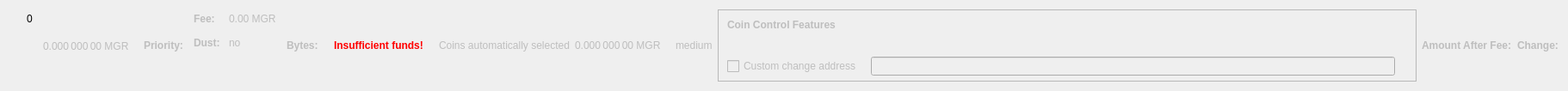
    <widget class="QWidget" name="dummyHideWidget" native="true">
     <property name="maximumSize">
      <size>
       <width>100</width>
       <height>22</height>
      </size>
     </property>
     <layout class="QHBoxLayout" name="dummyHideLayout">
      <item>
       <layout class="QFormLayout" name="formLayoutCoinControl1">
        <property name="horizontalSpacing">
         <number>10</number>
        </property>
        <property name="verticalSpacing">
         <number>14</number>
        </property>
        <property name="leftMargin">
         <number>10</number>
        </property>
        <property name="topMargin">
         <number>4</number>
        </property>
        <property name="rightMargin">
         <number>6</number>
        </property>
        <item row="0" column="1">
         <widget class="QLabel" name="labelCoinControlBytes">
          <property name="cursor">
           <cursorShape>IBeamCursor</cursorShape>
          </property>
          <property name="contextMenuPolicy">
           <enum>Qt::ActionsContextMenu</enum>
          </property>
          <property name="text">
           <string notr="true">0</string>
          </property>
          <property name="textInteractionFlags">
           <set>Qt::LinksAccessibleByMouse|Qt::TextSelectableByKeyboard|Qt::TextSelectableByMouse</set>
          </property>
         </widget>
        </item>
       </layout>
      </item>
      <item>
       <widget class="QLabel" name="labelCoinControlAfterFee">
        <property name="enabled">
         <bool>false</bool>
        </property>
        <property name="sizePolicy">
         <sizepolicy hsizetype="Fixed" vsizetype="Fixed">
          <horstretch>0</horstretch>
          <verstretch>0</verstretch>
         </sizepolicy>
        </property>
        <property name="minimumSize">
         <size>
          <width>111</width>
          <height>12</height>
         </size>
        </property>
        <property name="maximumSize">
         <size>
          <width>111</width>
          <height>12</height>
         </size>
        </property>
        <property name="cursor">
         <cursorShape>IBeamCursor</cursorShape>
        </property>
        <property name="contextMenuPolicy">
         <enum>Qt::ActionsContextMenu</enum>
        </property>
        <property name="text">
         <string notr="true">0.000 000 00 MGR</string>
        </property>
        <property name="textInteractionFlags">
         <set>Qt::LinksAccessibleByMouse|Qt::TextSelectableByKeyboard|Qt::TextSelectableByMouse</set>
        </property>
       </widget>
      </item>
      <item>
       <widget class="QLabel" name="labelCoinControlPriorityText">
        <property name="enabled">
         <bool>false</bool>
        </property>
        <property name="font">
         <font>
          <weight>75</weight>
          <bold>true</bold>
         </font>
        </property>
        <property name="text">
         <string>Priority:</string>
        </property>
       </widget>
      </item>
      <item>
       <layout class="QHBoxLayout" name="horizontalLayout"/>
      </item>
      <item>
       <layout class="QFormLayout" name="formLayoutCoinControl3">
        <property name="horizontalSpacing">
         <number>10</number>
        </property>
        <property name="verticalSpacing">
         <number>14</number>
        </property>
        <property name="leftMargin">
         <number>6</number>
        </property>
        <property name="topMargin">
         <number>4</number>
        </property>
        <property name="rightMargin">
         <number>6</number>
        </property>
        <item row="0" column="0">
         <widget class="QLabel" name="labelCoinControlFeeText">
          <property name="enabled">
           <bool>false</bool>
          </property>
          <property name="font">
           <font>
            <weight>75</weight>
            <bold>true</bold>
           </font>
          </property>
          <property name="text">
           <string>Fee:</string>
          </property>
          <property name="margin">
           <number>0</number>
          </property>
         </widget>
        </item>
        <item row="0" column="1">
         <widget class="QLabel" name="labelCoinControlFee">
          <property name="enabled">
           <bool>false</bool>
          </property>
          <property name="cursor">
           <cursorShape>IBeamCursor</cursorShape>
          </property>
          <property name="contextMenuPolicy">
           <enum>Qt::ActionsContextMenu</enum>
          </property>
          <property name="text">
           <string notr="true">0.00 MGR</string>
          </property>
          <property name="textInteractionFlags">
           <set>Qt::LinksAccessibleByMouse|Qt::TextSelectableByKeyboard|Qt::TextSelectableByMouse</set>
          </property>
         </widget>
        </item>
        <item row="1" column="0">
         <widget class="QLabel" name="labelCoinControlLowOutputText">
          <property name="enabled">
           <bool>false</bool>
          </property>
          <property name="font">
           <font>
            <weight>75</weight>
            <bold>true</bold>
           </font>
          </property>
          <property name="text">
           <string>Dust:</string>
          </property>
         </widget>
        </item>
        <item row="1" column="1">
         <widget class="QLabel" name="labelCoinControlLowOutput">
          <property name="enabled">
           <bool>false</bool>
          </property>
          <property name="cursor">
           <cursorShape>IBeamCursor</cursorShape>
          </property>
          <property name="contextMenuPolicy">
           <enum>Qt::ActionsContextMenu</enum>
          </property>
          <property name="text">
           <string>no</string>
          </property>
          <property name="textInteractionFlags">
           <set>Qt::LinksAccessibleByMouse|Qt::TextSelectableByKeyboard|Qt::TextSelectableByMouse</set>
          </property>
         </widget>
        </item>
       </layout>
      </item>
      <item>
       <widget class="QLabel" name="labelCoinControlBytesText">
        <property name="enabled">
         <bool>false</bool>
        </property>
        <property name="font">
         <font>
          <weight>75</weight>
          <bold>true</bold>
         </font>
        </property>
        <property name="text">
         <string>Bytes:</string>
        </property>
       </widget>
      </item>
      <item>
       <layout class="QFormLayout" name="formLayoutCoinControl2">
        <property name="horizontalSpacing">
         <number>10</number>
        </property>
        <property name="verticalSpacing">
         <number>14</number>
        </property>
        <property name="leftMargin">
         <number>6</number>
        </property>
        <property name="topMargin">
         <number>4</number>
        </property>
        <property name="rightMargin">
         <number>6</number>
        </property>
       </layout>
      </item>
      <item>
       <layout class="QHBoxLayout" name="horizontalLayoutCoinControl2">
        <property name="spacing">
         <number>8</number>
        </property>
        <property name="bottomMargin">
         <number>10</number>
        </property>
       </layout>
      </item>
      <item>
       <widget class="QLabel" name="labelCoinControlInsuffFunds">
        <property name="enabled">
         <bool>false</bool>
        </property>
        <property name="minimumSize">
         <size>
          <width>0</width>
          <height>0</height>
         </size>
        </property>
        <property name="font">
         <font>
          <weight>75</weight>
          <bold>true</bold>
         </font>
        </property>
        <property name="styleSheet">
         <string notr="true">color:red;font-weight:bold;</string>
        </property>
        <property name="text">
         <string>Insufficient funds!</string>
        </property>
        <property name="margin">
         <number>5</number>
        </property>
       </widget>
      </item>
      <item>
       <layout class="QFormLayout" name="formLayoutCoinControl4">
        <property name="horizontalSpacing">
         <number>10</number>
        </property>
        <property name="verticalSpacing">
         <number>14</number>
        </property>
        <property name="leftMargin">
         <number>6</number>
        </property>
        <property name="topMargin">
         <number>4</number>
        </property>
        <property name="rightMargin">
         <number>6</number>
        </property>
       </layout>
      </item>
      <item>
       <widget class="QLabel" name="labelCoinControlAutomaticallySelected">
        <property name="enabled">
         <bool>false</bool>
        </property>
        <property name="sizePolicy">
         <sizepolicy hsizetype="Fixed" vsizetype="Fixed">
          <horstretch>0</horstretch>
          <verstretch>0</verstretch>
         </sizepolicy>
        </property>
        <property name="minimumSize">
         <size>
          <width>0</width>
          <height>0</height>
         </size>
        </property>
        <property name="maximumSize">
         <size>
          <width>240</width>
          <height>16777215</height>
         </size>
        </property>
        <property name="text">
         <string>Coins automatically selected</string>
        </property>
        <property name="margin">
         <number>5</number>
        </property>
       </widget>
      </item>
      <item>
       <widget class="QLabel" name="labelCoinControlChange">
        <property name="enabled">
         <bool>false</bool>
        </property>
        <property name="sizePolicy">
         <sizepolicy hsizetype="Fixed" vsizetype="Fixed">
          <horstretch>0</horstretch>
          <verstretch>0</verstretch>
         </sizepolicy>
        </property>
        <property name="minimumSize">
         <size>
          <width>111</width>
          <height>0</height>
         </size>
        </property>
        <property name="maximumSize">
         <size>
          <width>111</width>
          <height>16777215</height>
         </size>
        </property>
        <property name="cursor">
         <cursorShape>IBeamCursor</cursorShape>
        </property>
        <property name="contextMenuPolicy">
         <enum>Qt::ActionsContextMenu</enum>
        </property>
        <property name="text">
         <string notr="true">0.000 000 00 MGR</string>
        </property>
        <property name="textInteractionFlags">
         <set>Qt::LinksAccessibleByMouse|Qt::TextSelectableByKeyboard|Qt::TextSelectableByMouse</set>
        </property>
       </widget>
      </item>
      <item>
       <widget class="QLabel" name="labelCoinControlPriority">
        <property name="enabled">
         <bool>false</bool>
        </property>
        <property name="cursor">
         <cursorShape>IBeamCursor</cursorShape>
        </property>
        <property name="contextMenuPolicy">
         <enum>Qt::ActionsContextMenu</enum>
        </property>
        <property name="text">
         <string>medium</string>
        </property>
        <property name="textInteractionFlags">
         <set>Qt::LinksAccessibleByMouse|Qt::TextSelectableByKeyboard|Qt::TextSelectableByMouse</set>
        </property>
       </widget>
      </item>
      <item>
       <widget class="QFrame" name="frameCoinControl">
        <property name="sizePolicy">
         <sizepolicy hsizetype="Expanding" vsizetype="Expanding">
          <horstretch>0</horstretch>
          <verstretch>0</verstretch>
         </sizepolicy>
        </property>
        <property name="maximumSize">
         <size>
          <width>16777215</width>
          <height>16777215</height>
         </size>
        </property>
        <property name="frameShape">
         <enum>QFrame::StyledPanel</enum>
        </property>
        <property name="frameShadow">
         <enum>QFrame::Sunken</enum>
        </property>
        <layout class="QVBoxLayout" name="verticalLayoutCoinControl2_2">
         <property name="spacing">
          <number>0</number>
         </property>
         <property name="leftMargin">
          <number>0</number>
         </property>
         <property name="topMargin">
          <number>0</number>
         </property>
         <property name="rightMargin">
          <number>0</number>
         </property>
         <property name="bottomMargin">
          <number>6</number>
         </property>
         <item>
          <layout class="QVBoxLayout" name="verticalLayoutCoinControl" stretch="0,0,0,1">
           <property name="spacing">
            <number>0</number>
           </property>
           <property name="leftMargin">
            <number>10</number>
           </property>
           <property name="topMargin">
            <number>10</number>
           </property>
           <item>
            <layout class="QHBoxLayout" name="horizontalLayoutCoinControl1">
             <property name="bottomMargin">
              <number>15</number>
             </property>
             <item>
              <widget class="QLabel" name="labelCoinControlFeatures">
               <property name="enabled">
                <bool>false</bool>
               </property>
               <property name="sizePolicy">
                <sizepolicy hsizetype="Preferred" vsizetype="Maximum">
                 <horstretch>0</horstretch>
                 <verstretch>0</verstretch>
                </sizepolicy>
               </property>
               <property name="font">
                <font>
                 <weight>75</weight>
                 <bold>true</bold>
                </font>
               </property>
               <property name="styleSheet">
                <string notr="true">font-weight:bold;</string>
               </property>
               <property name="text">
                <string>Coin Control Features</string>
               </property>
              </widget>
             </item>
            </layout>
           </item>
           <item>
            <widget class="QWidget" name="widgetCoinControl" native="true">
             <property name="sizePolicy">
              <sizepolicy hsizetype="Preferred" vsizetype="Preferred">
               <horstretch>0</horstretch>
               <verstretch>0</verstretch>
              </sizepolicy>
             </property>
             <property name="minimumSize">
              <size>
               <width>0</width>
               <height>0</height>
              </size>
             </property>
             <property name="styleSheet">
              <string notr="true"/>
             </property>
             <layout class="QHBoxLayout" name="horizontalLayoutCoinControl5_2">
              <property name="leftMargin">
               <number>0</number>
              </property>
              <property name="topMargin">
               <number>0</number>
              </property>
              <property name="rightMargin">
               <number>0</number>
              </property>
              <property name="bottomMargin">
               <number>0</number>
              </property>
              <item>
               <layout class="QHBoxLayout" name="horizontalLayoutCoinControl3">
                <property name="spacing">
                 <number>20</number>
                </property>
                <property name="topMargin">
                 <number>0</number>
                </property>
                <property name="bottomMargin">
                 <number>10</number>
                </property>
               </layout>
              </item>
             </layout>
            </widget>
           </item>
           <item>
            <layout class="QHBoxLayout" name="horizontalLayoutCoinControl4" stretch="0,0,0">
             <property name="spacing">
              <number>12</number>
             </property>
             <property name="sizeConstraint">
              <enum>QLayout::SetDefaultConstraint</enum>
             </property>
             <property name="topMargin">
              <number>5</number>
             </property>
             <property name="rightMargin">
              <number>5</number>
             </property>
             <item>
              <widget class="QCheckBox" name="checkBoxCoinControlChange">
               <property name="enabled">
                <bool>false</bool>
               </property>
               <property name="toolTip">
                <string>If this is activated, but the change address is empty or invalid, change will be sent to a newly generated address.</string>
               </property>
               <property name="text">
                <string>Custom change address</string>
               </property>
              </widget>
             </item>
             <item>
              <widget class="QValidatedLineEdit" name="lineEditCoinControlChange">
               <property name="enabled">
                <bool>false</bool>
               </property>
               <property name="sizePolicy">
                <sizepolicy hsizetype="Expanding" vsizetype="Fixed">
                 <horstretch>0</horstretch>
                 <verstretch>0</verstretch>
                </sizepolicy>
               </property>
              </widget>
             </item>
             <item>
              <widget class="QLabel" name="labelCoinControlChangeLabel_2">
               <property name="sizePolicy">
                <sizepolicy hsizetype="Preferred" vsizetype="Expanding">
                 <horstretch>0</horstretch>
                 <verstretch>0</verstretch>
                </sizepolicy>
               </property>
               <property name="minimumSize">
                <size>
                 <width>0</width>
                 <height>0</height>
                </size>
               </property>
               <property name="text">
                <string/>
               </property>
               <property name="margin">
                <number>3</number>
               </property>
              </widget>
             </item>
            </layout>
           </item>
           <item>
            <spacer name="verticalSpacerCoinControl">
             <property name="orientation">
              <enum>Qt::Vertical</enum>
             </property>
             <property name="sizeHint" stdset="0">
              <size>
               <width>800</width>
               <height>1</height>
              </size>
             </property>
            </spacer>
           </item>
          </layout>
         </item>
        </layout>
       </widget>
      </item>
      <item>
       <widget class="QLabel" name="labelCoinControlAfterFeeText">
        <property name="enabled">
         <bool>false</bool>
        </property>
        <property name="minimumSize">
         <size>
          <width>0</width>
          <height>0</height>
         </size>
        </property>
        <property name="maximumSize">
         <size>
          <width>16777215</width>
          <height>16777215</height>
         </size>
        </property>
        <property name="font">
         <font>
          <weight>75</weight>
          <bold>true</bold>
         </font>
        </property>
        <property name="text">
         <string>Amount After Fee:</string>
        </property>
        <property name="alignment">
         <set>Qt::AlignLeading|Qt::AlignLeft|Qt::AlignVCenter</set>
        </property>
        <property name="margin">
         <number>0</number>
        </property>
       </widget>
      </item>
      <item>
       <widget class="QLabel" name="labelCoinControlChangeText">
        <property name="enabled">
         <bool>false</bool>
        </property>
        <property name="sizePolicy">
         <sizepolicy hsizetype="Preferred" vsizetype="Preferred">
          <horstretch>0</horstretch>
          <verstretch>0</verstretch>
         </sizepolicy>
        </property>
        <property name="minimumSize">
         <size>
          <width>0</width>
          <height>0</height>
         </size>
        </property>
        <property name="maximumSize">
         <size>
          <width>16777215</width>
          <height>16777215</height>
         </size>
        </property>
        <property name="font">
         <font>
          <weight>75</weight>
          <bold>true</bold>
         </font>
        </property>
        <property name="text">
         <string>Change:</string>
        </property>
        <property name="alignment">
         <set>Qt::AlignLeading|Qt::AlignLeft|Qt::AlignVCenter</set>
        </property>
       </widget>
      </item>
     </layout>
    </widget>
